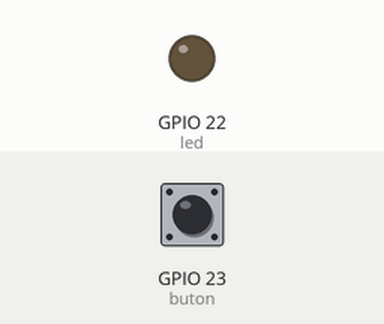
This program was run on a simulated ESP32. Parts: output pins drawn as LEDs (lit = HIGH). The test bench sets the inputs (shaded band); at power-on: GPIO 23 (buton) HIGH. WiFi joins after 1.5 s; servers stay silent unless stated; web services answer with replies made up by the test bench; what the program prints to the serial monitor is not drawn.

Above: at 2.9 s.
3.0 s: GPIO 23 (buton) pulled LOW for 0.15 s
At 4.2 s:
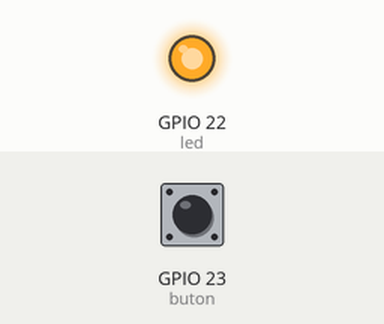
4.6 s: GPIO 23 (buton) pulled LOW for 1 s
At 5.5 s:
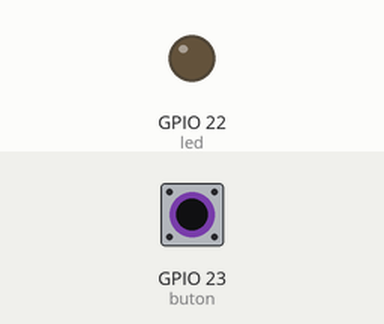
7.1 s: GPIO 23 (buton) pulled LOW for 3.2 s
At 7.4 s:
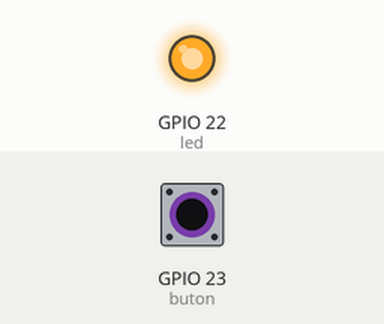
Timing chart, 0 to 10.1 s (numbered marks = the images above; inputs shaded):
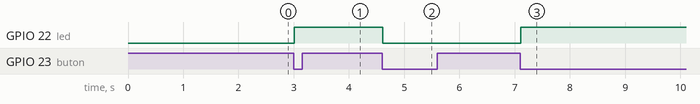

The program:

main.cpp
```cpp
#include <Arduino.h>
#include <WiFi.h>         //Including wifi.h library it will take care of all wifi related task
#include <HTTPClient.h>   //Including HTTPClient.h library to use all api

const int buton=23;
const int led=22;

const char* ssid = "AndroidAP_7809";             //Add your WiFi ssid
const char* password =  "wadie0000";    //Add your WiFi password

String apiKey = "6891356";              //Add your Token number that bot has sent you on WhatsApp messenger
String phone_number ="+21658192275"; //Add your WhatsApp app registered phone number (same number that bot send you in url)

String url;                            //url String will be used to store the final generated URL

String urlencode(String str)  // Function used for encoding the url
{
    String encodedString="";
    char c;
    char code0;
    char code1;
    char code2;
    for (int i =0; i < str.length(); i++){
      c=str.charAt(i);
      if (c == ' '){
        encodedString+= '+';
      } else if (isalnum(c)){
        encodedString+=c;
      } else{
        code1=(c & 0xf)+'0';
        if ((c & 0xf) >9){
            code1=(c & 0xf) - 10 + 'A';
        }
        c=(c>>4)&0xf;
        code0=c+'0';
        if (c > 9){
            code0=c - 10 + 'A';
        }
        code2='\0';
        encodedString+='%';
        encodedString+=code0;
        encodedString+=code1;
        //encodedString+=code2;
      }
      yield();
    }
    return encodedString;
}
void postData()     //userDefine function used to call api(POST data)
{
  int httpCode;     // variable used to get the responce http code after calling api
  HTTPClient http;  // Declare object of class HTTPClient
  http.begin(url);  // begin the HTTPClient object with generated url
  httpCode = http.POST(url); // Finaly Post the URL with this function and it will store the http code
  if (httpCode == 200)      // Check if the responce http code is 200
  {
    Serial.println("Sent ok."); // print message sent ok message
  }
  else                      // if response HTTP code is not 200 it means there is some error.
  {
    Serial.println("Error."); // print error message.
  }
  http.end();          // After calling API end the HTTP client object.
}


void  message_to_whatsapp(String message)       // user define function to send meassage to WhatsApp app
{
  //adding all number, your api key, your message into one complete url

  url = "https://api.callmebot.com/whatsapp.php?phone=" + phone_number + "&apikey=" + apiKey + "&text=" + urlencode(message);

  postData(); // calling postData to run the above-generated url once so that you will receive a message.
}


void setup() {

  pinMode(led,OUTPUT);
  pinMode(buton,INPUT_PULLUP);

  Serial.begin(115200);

  WiFi.begin(ssid, password);              // Try to connect with the given SSID and PSS
  Serial.println("Connecting to WiFi");
  while (WiFi.status() != WL_CONNECTED) {  // Wait until WiFi is connected
    delay(500);
    Serial.print(".");
  }
  Serial.println();
  Serial.println("Connected to the WiFi network"); // Print wifi connect message

  // use message_to_whatsapp function to send your own message
  message_to_whatsapp("Hello from TechTOnions.");  // you send your own message just change "hello from TechTOnions" to your message.

}
boolean buttonWasUp = true;
boolean ledEnabled = false;
void loop() {
  boolean buttonIsUp = digitalRead(buton);
  if (buttonWasUp && !buttonIsUp) {
      delay(10);
    buttonIsUp = digitalRead(buton);
      if (!buttonIsUp) {
         ledEnabled = !ledEnabled;
         digitalWrite(led, ledEnabled);
         message_to_whatsapp("EJIRILLLIIII YA FIRAASS");

      }
   }
   buttonWasUp = buttonIsUp;


}
```

Measured:
- after the input at 3.0 s, GPIO 22 (led): LOW → HIGH at once
- after the input at 4.6 s, GPIO 22 (led): HIGH → LOW at once
- after the input at 7.1 s, GPIO 22 (led): LOW → HIGH at once
